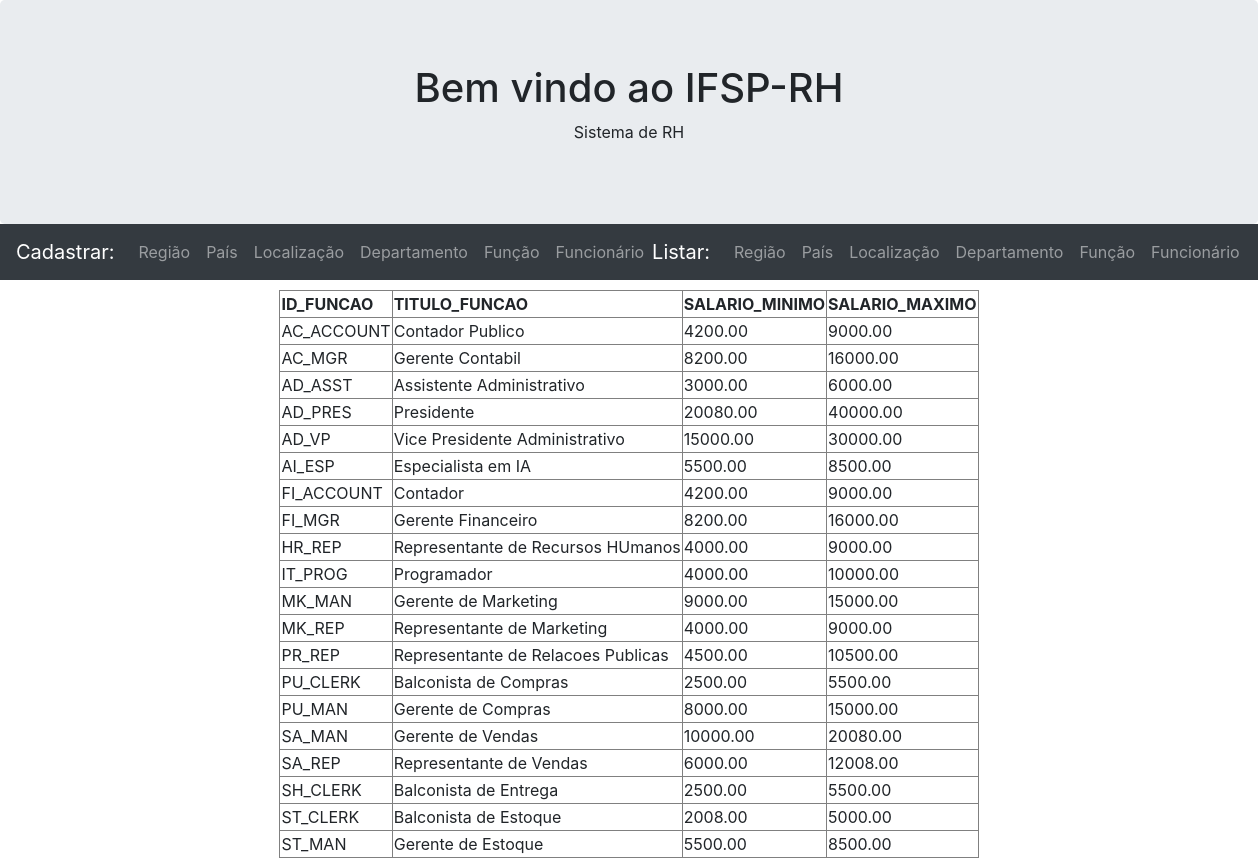
Page /listar_funcao.php on the earlier database version.
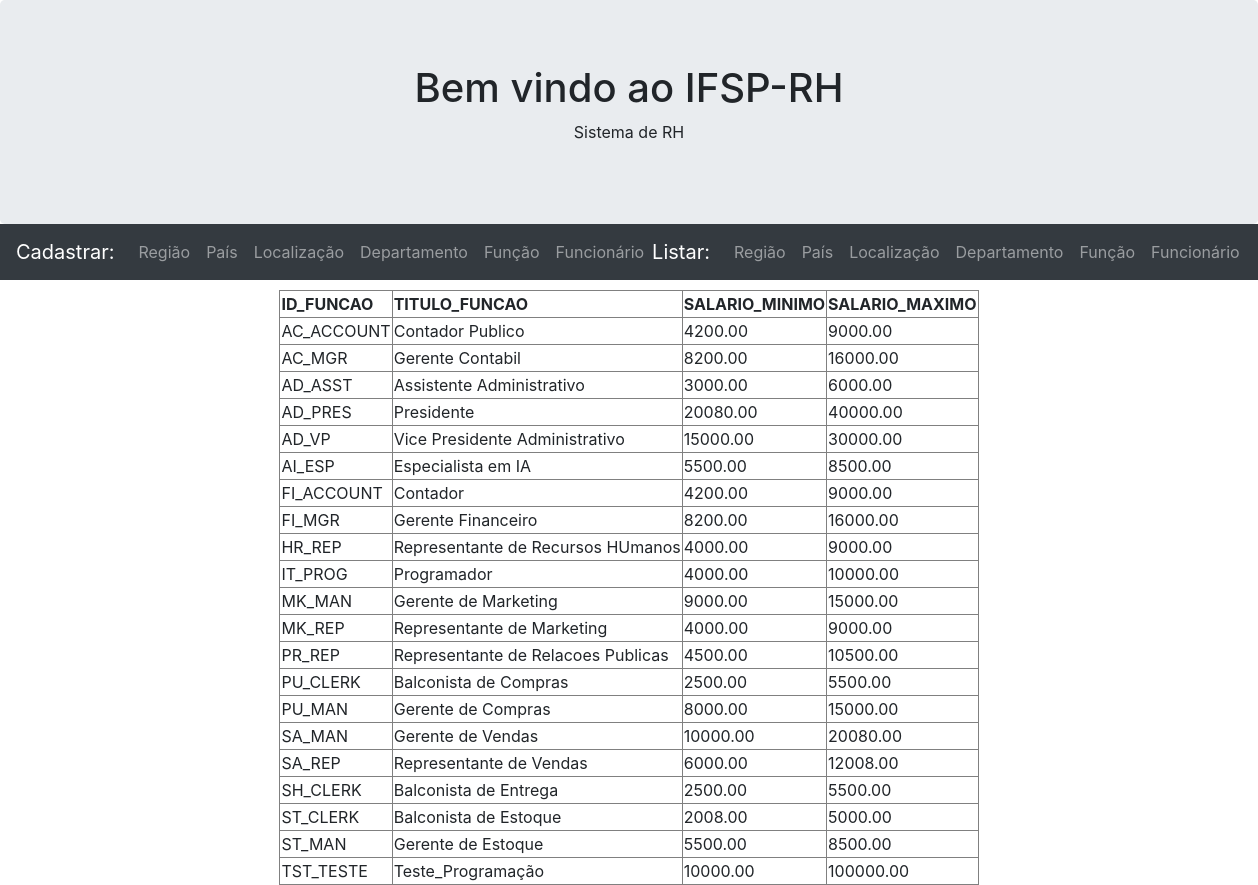
Same page on the later database version.
### tables this page shows
CREATE TABLE `funcao` (
  `ID_FUNCAO` varchar(10) NOT NULL,
  `TITULO_FUNCAO` varchar(35) DEFAULT NULL,
  `SALARIO_MINIMO` float(22,2) DEFAULT NULL,
  `SALARIO_MAXIMO` float(22,2) DEFAULT NULL
);

### listar_funcao.php (the view, shortened to what this page needs)
<?php
    include "cabecalho.php";
    include "conexao.php";
    $sql = "SELECT ID_FUNCAO, TITULO_FUNCAO, SALARIO_MINIMO, SALARIO_MAXIMO FROM FUNCAO";
    $resultado = $conexao->query($sql);
?>
<center>
<table border='1'>
    <tr>
        <th>ID_FUNCAO</th>
        <th>TITULO_FUNCAO</th>
        <th>SALARIO_MINIMO</th>
        <th>SALARIO_MAXIMO</th>
    </tr>
    <?php
        foreach($resultado as $i=>$t){
            echo "<tr>
                    <td>".$t["ID_FUNCAO"]."</td>
                    <td>".$t["TITULO_FUNCAO"]."</td>
                    <td>".$t["SALARIO_MINIMO"]."</td>
                    <td>".$t["SALARIO_MAXIMO"]."</td>
                  </tr>";
        }
    ?>
</table>
</body>
</html>

Differences in the rows shown:
added funcao: ID_FUNCAO "TST_TESTE", TITULO_FUNCAO "Teste_Programação", SALARIO_MINIMO "10000.00", SALARIO_MAXIMO "100000.00"
